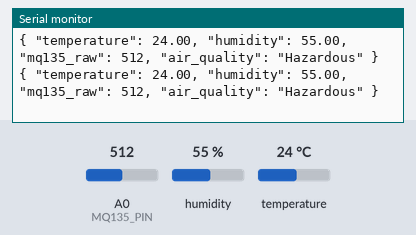
The sketch below on a simulated Arduino Uno, built with avr-gcc and run on an emulated ATmega328P. On the bench: the last lines printed to the serial monitor. The test bench sets the inputs (shaded band); at power-on: A0 (MQ135_PIN) = 512, humidity 55 %, temperature 24 °C.

Above: at 10.1 s.
10.2 s: A0 (MQ135_PIN) set to 265
At 11.5 s:
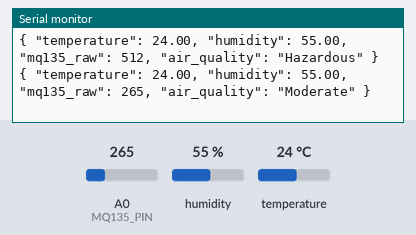
11.7 s: A0 (MQ135_PIN) set to 237
At 14.0 s:
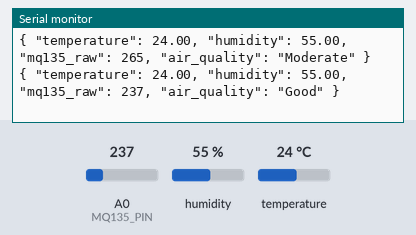

Measured:
- the behaviour switches between 250 and 249 on A0 (MQ135_PIN) (found by bisection; images 1 and 2)
- after the input at 10.2 s, the serial monitor: prints a new line after 0.69 s (image 1)
- after the input at 11.7 s, the serial monitor: prints a new line after 1.3 s (image 2)

The sketch:

sketch_dec11a.ino
```cpp
#include <DHT.h>

#define DHTPIN 2
#define DHTTYPE DHT11
DHT dht(DHTPIN, DHTTYPE);

#define MQ135_PIN A0

// Function to smooth noisy analog data using averaging
int readMQ135Smooth(int samples = 10) {
  long total = 0;
  for (int i = 0; i < samples; i++) {
    total += analogRead(MQ135_PIN);
    delay(5);
  }
  return total / samples;
}

// Function to classify air quality based on MQ135 raw value
String getAirQualityLevel(int mqValue) {
  if (mqValue < 150) return "Excellent";
  if (mqValue < 250) return "Good";
  if (mqValue < 350) return "Moderate";
  if (mqValue < 450) return "Poor";
  return "Hazardous";
}

void setup() {
  Serial.begin(9600);
  dht.begin();
}

void loop() {
  // Read DHT sensor
  float temperature = dht.readTemperature();
  float humidity = dht.readHumidity();

  // Read smoothed MQ135 value
  int mqValue = readMQ135Smooth(20);  // 20-sample average

  if (isnan(temperature) || isnan(humidity)) {
    Serial.println("Failed to read DHT11!");
    delay(2000);
    return;
  }

  String quality = getAirQualityLevel(mqValue);

  // JSON-style structured output (good for IoT/Web later)
  Serial.print("{ ");
  Serial.print("\"temperature\": "); Serial.print(temperature);
  Serial.print(", \"humidity\": "); Serial.print(humidity);
  Serial.print(", \"mq135_raw\": "); Serial.print(mqValue);
  Serial.print(", \"air_quality\": \""); Serial.print(quality); Serial.print("\"");
  Serial.println(" }");

  delay(2000);
}
```
